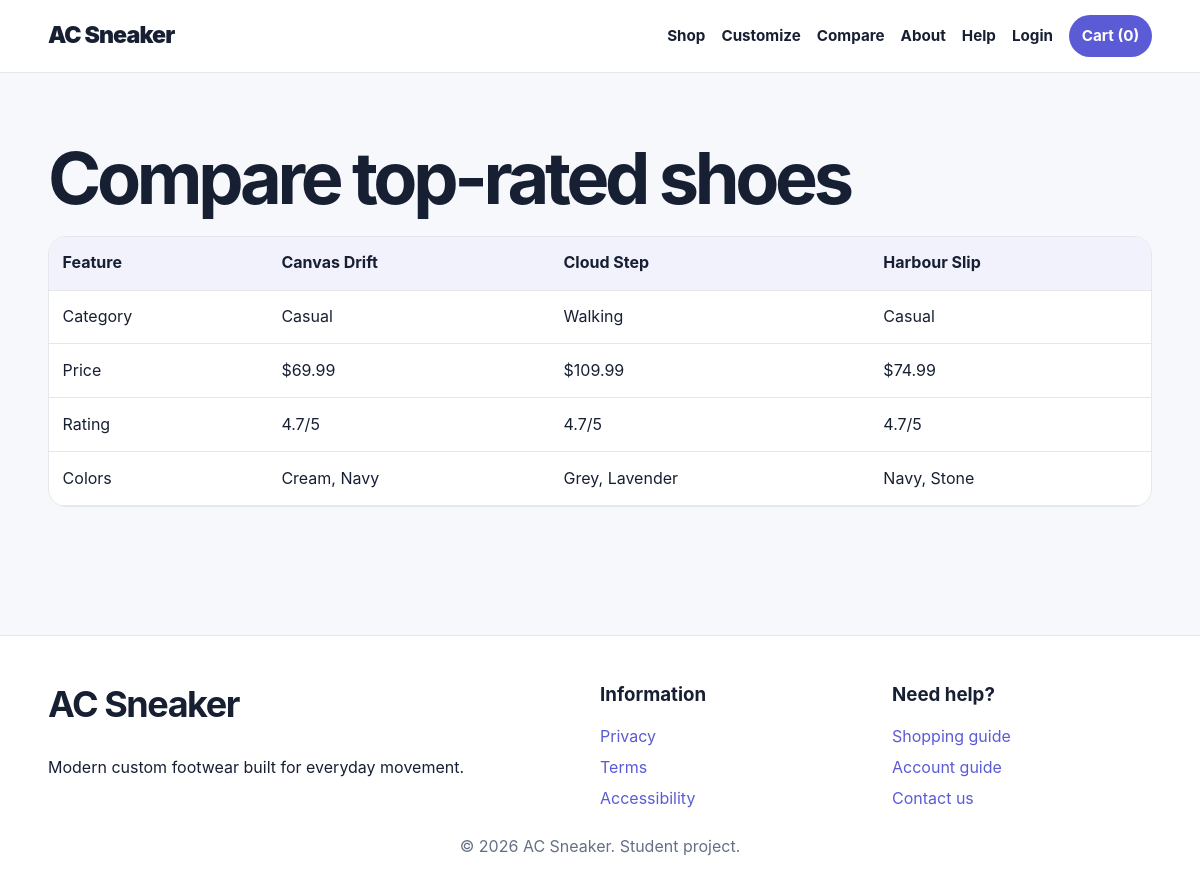
Page /3340project/compare.php on the committed database.
### tables this page shows
CREATE TABLE products (
 id INT AUTO_INCREMENT PRIMARY KEY,
 name VARCHAR(120) NOT NULL,
 category VARCHAR(80) NOT NULL,
 description TEXT NOT NULL,
 price DECIMAL(10,2) NOT NULL,
 colors VARCHAR(255) NOT NULL,
 sizes VARCHAR(255) NOT NULL,
 image VARCHAR(255) NOT NULL,
 rating DECIMAL(2,1) NOT NULL DEFAULT 4.5,
 active TINYINT(1) NOT NULL DEFAULT 1,
 created_at TIMESTAMP DEFAULT CURRENT_TIMESTAMP
);

### 3340project/includes/functions.php (called while the page is built, shortened)
<?php
function e(?string $value): string {
    return htmlspecialchars($value ?? '', ENT_QUOTES, 'UTF-8');
}
function formatPrice(float $price): string {
    return '$' . number_format($price, 2);
}

### 3340project/compare.php (the view)
<?php
$pageTitle='Compare';require_once __DIR__.'/config/database.php';$products=$pdo->query("SELECT * FROM products WHERE active=1 ORDER BY rating DESC LIMIT 3")->fetchAll();require __DIR__.'/includes/header.php';
?>
<section class="section"><div class="container"><h1>Compare top-rated shoes</h1><div class="table-wrap"><table><tr><th>Feature</th><?php foreach($products as $p):?><th><?=e($p['name'])?></th><?php endforeach;?></tr>
<tr><td>Category</td><?php foreach($products as $p):?><td><?=e($p['category'])?></td><?php endforeach;?></tr>
<tr><td>Price</td><?php foreach($products as $p):?><td><?=formatPrice((float)$p['price'])?></td><?php endforeach;?></tr>
<tr><td>Rating</td><?php foreach($products as $p):?><td><?=e((string)$p['rating'])?>/5</td><?php endforeach;?></tr>
<tr><td>Colors</td><?php foreach($products as $p):?><td><?=e(str_replace('|',', ',$p['colors']))?></td><?php endforeach;?></tr>
</table></div></div></section><?php require __DIR__.'/includes/footer.php'; ?>

### 3340project/assets/css/styles.css (style rules this page uses)
:root { --bg: #f7f8fc; --surface: #ffffff; --text: #172033; --muted: #667085; --primary: #5b5bd6; --primary-2: #7c3aed; --accent: #ffb703; --border: #e4e7ec; --danger: #c62828; --success: #1b7f3a; --shadow: 0 14px 35px rgba(23,32,51,.10); --radius: 18px; --max: 1180px; }
* { box-sizing: border-box; }
html { scroll-behavior: smooth; }
body { margin: 0; font-family: Inter, ui-sans-serif, system-ui, -apple-system, "Segoe UI", sans-serif; color: var(--text); background: var(--bg); line-height: 1.6; }
.container { width: min(var(--max), 92%); margin-inline: auto; }
h1,h2,h3 { line-height: 1.15; margin-top: 0; }
h1 { font-size: clamp(2.6rem, 6vw, 5.7rem); letter-spacing: -.06em; margin-bottom: 1rem; }
.section { padding: 4rem 0; }
.table-wrap { overflow-x: auto; background: var(--surface); border: 1px solid var(--border); border-radius: var(--radius); }
table { border-collapse: collapse; width: 100%; }
th, td { text-align: left; padding: .85rem; border-bottom: 1px solid var(--border); vertical-align: top; }
th { background: color-mix(in srgb, var(--primary) 8%, var(--surface)); }

### rows in the picture
products: name "Canvas Drift", category "Casual", price "$69.99", rating "4.7", colors "Cream, Navy"
products: name "Cloud Step", category "Walking", price "$109.99", rating "4.7", colors "Grey, Lavender"
products: name "Harbour Slip", category "Casual", price "$74.99", rating "4.7", colors "Navy, Stone"

### other values in the picture
cartCount() "0"
